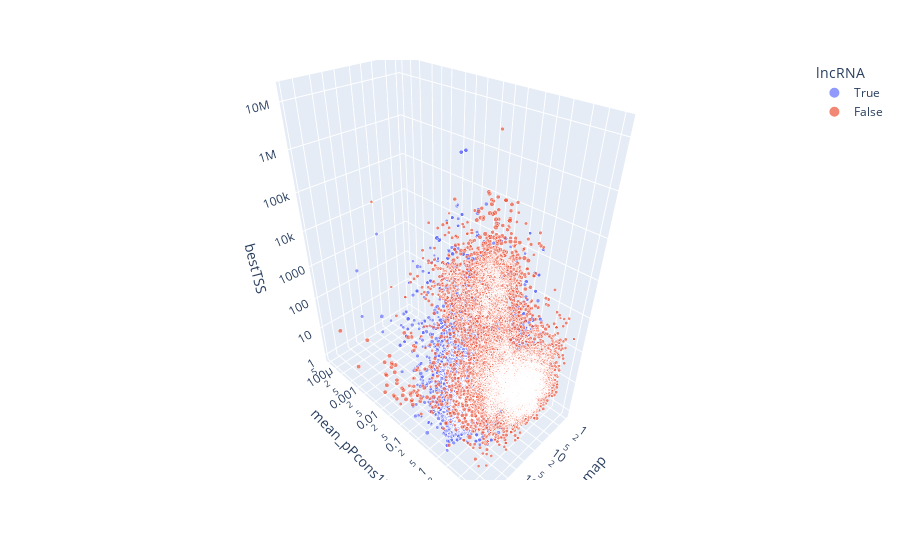

Notebook code cell kept with this figure:
### Code cell
fig = px.scatter_3d(
    features_7500_each,
    x='mean_remap',
    y='mean_pPcons124',
    z='bestTSS',
    size=np.log(features_7500_each['length']),
    color='lncRNA',
    hover_data=['name'],
    size_max=5
)
fig.update_layout(scene_zaxis_type='log', scene_yaxis_type='log', scene_xaxis_type='log')
fig.show()

### Figure 1 — Plotly figure (JSON) as saved in the notebook; plotly's stock layout.template omitted (floating-point values rounded to 4 significant figures; data arrays with more than 128 entries replaced by an {"elided": "..."} marker saying what was removed)
{"data": [{"customdata": {"elided": "7500x1 str values"}, "hovertemplate": "lncRNA=True<br>mean_remap=%{x}<br>mean_pPcons124=%{y}<br>bestTSS=%{z}<br>size=%{marker.size}<br>name=%{customdata[0]}<extra></extra>", "legendgroup": "True", "marker": {"color": "#636efa", "size": {"elided": "7500 float values"}, "sizemode": "area", "sizeref": 0.5156, "symbol": "circle"}, "mode": "markers", "name": "True", "scene": "scene", "showlegend": true, "type": "scatter3d", "x": {"elided": "7500 float values"}, "y": {"elided": "7500 float values"}, "z": {"elided": "7500 int values"}}, {"customdata": {"elided": "7500x1 str values"}, "hovertemplate": "lncRNA=False<br>mean_remap=%{x}<br>mean_pPcons124=%{y}<br>bestTSS=%{z}<br>size=%{marker.size}<br>name=%{customdata[0]}<extra></extra>", "legendgroup": "False", "marker": {"color": "#EF553B", "size": {"elided": "7500 float values"}, "sizemode": "area", "sizeref": 0.5156, "symbol": "circle"}, "mode": "markers", "name": "False", "scene": "scene", "showlegend": true, "type": "scatter3d", "x": {"elided": "7500 float values"}, "y": {"elided": "7500 float values"}, "z": {"elided": "7500 int values"}}], "layout": {"legend": {"itemsizing": "constant", "title": {"text": "lncRNA"}, "tracegroupgap": 0}, "margin": {"t": 60}, "scene": {"domain": {"x": [0, 1], "y": [0, 1]}, "xaxis": {"title": {"text": "mean_remap"}, "type": "log"}, "yaxis": {"title": {"text": "mean_pPcons124"}, "type": "log"}, "zaxis": {"title": {"text": "bestTSS"}, "type": "log"}}}}
